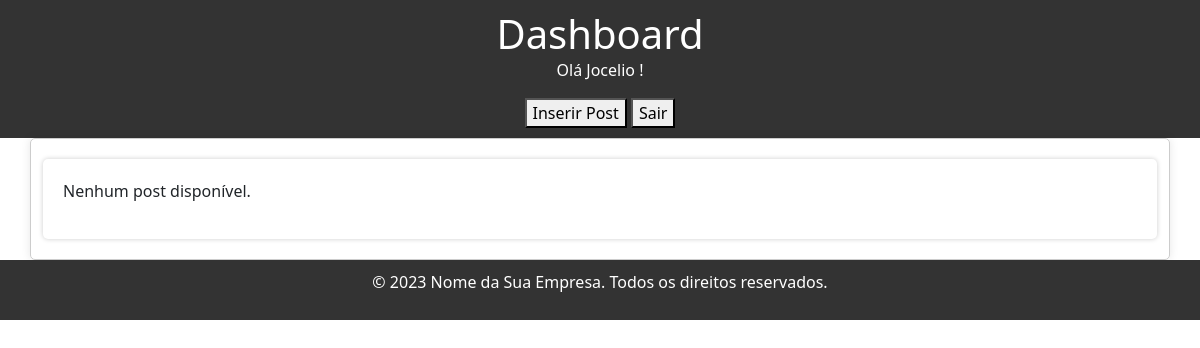
The page /dashboard.php (signed in) on the database as committed earlier.
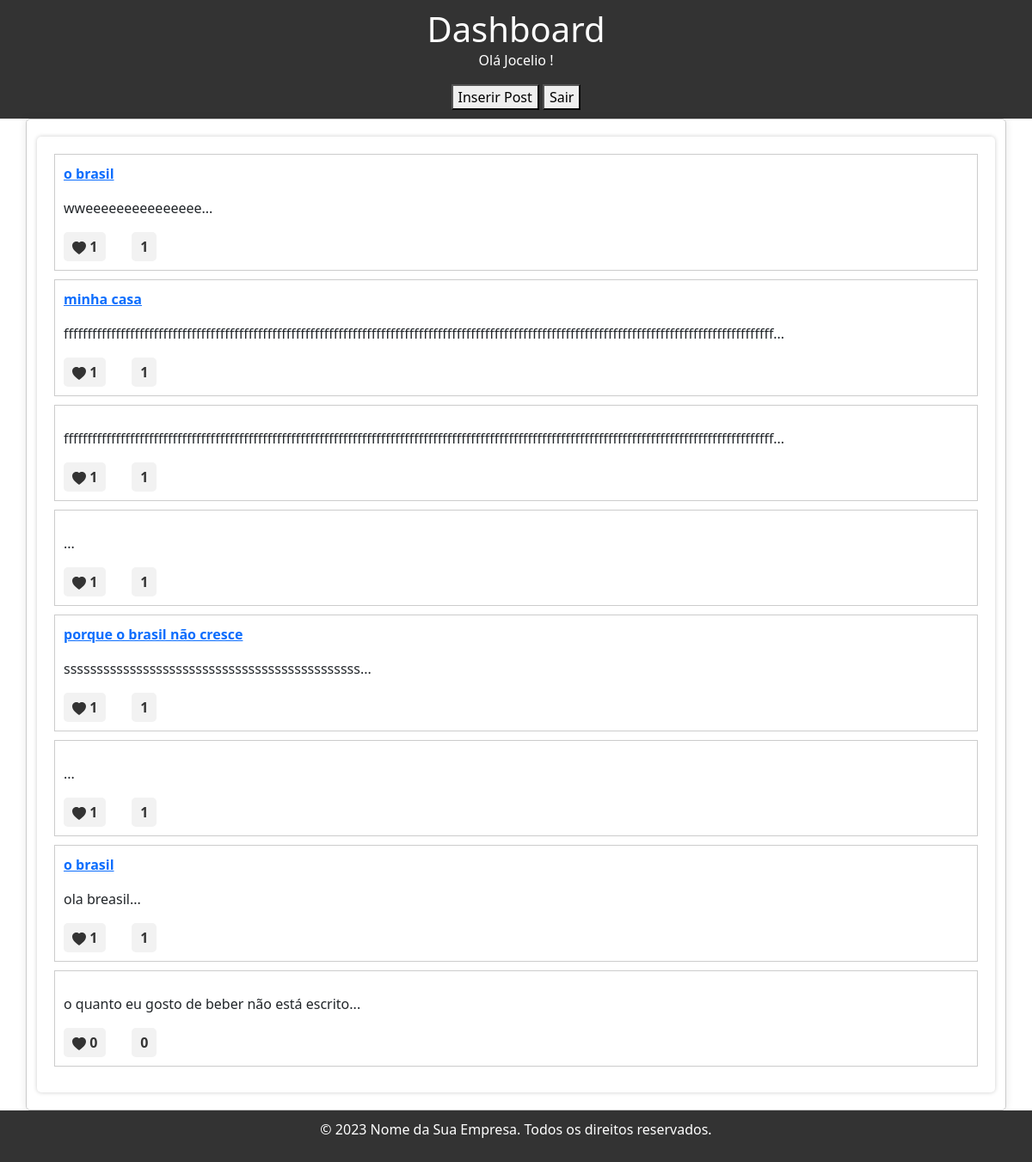
The same page on the database as committed later.
### tables this page shows
CREATE TABLE `posts` (
  `post_id` int(11) NOT NULL,
  `user_id` int(11) NOT NULL,
  `post_content` longtext DEFAULT NULL,
  `likes` int(11) DEFAULT 0,
  `post_date` timestamp NOT NULL DEFAULT current_timestamp(),
  `title` varchar(255) NOT NULL
);

### like.php (called while the page is built, shortened)
<?php
require_once "db.php";
function getLikeCount($postId) {
    global $conn;
    $sql = "SELECT COUNT(*) AS like_count FROM likes WHERE post_id = $postId";
    $result = $conn->query($sql);
    if ($result && $result->num_rows > 0) {
        $row = $result->fetch_assoc();
        return $row['like_count'];
    } else {
        return 0;
    }
}
?>

### dashboard.php (the view, shortened to what this page needs)
<!DOCTYPE html>
<html>
<head>
    <link rel="stylesheet" type="text/css" href="css/style.css">
    <link rel="stylesheet" href="https://stackpath.bootstrapcdn.com/bootstrap/4.5.2/css/bootstrap.min.css">
    <link rel="stylesheet" href="https://cdnjs.cloudflare.com/ajax/libs/toastr.js/latest/toastr.min.css">
    <link rel="stylesheet" href="https://cdn.jsdelivr.net/npm/bootstrap-icons@1.16.0/font/bootstrap-icons.css">
    <link href="https://cdn.jsdelivr.net/npm/bootstrap@5.3.2/dist/css/bootstrap.min.css" rel="stylesheet">
</head>
<body>
    <header>
         <?php
require_once "like.php";
        if (isset($_SESSION['username'])) {
             $user =  $_SESSION['username'];
        } else {
            header("Location: login.php");
            exit();
        }
        ?>
        <h1>Dashboard</h1>
        <p>Olá <?php echo" $user !" ?></p>
            <button id="inserir-post-btn">Inserir Post</button>
            <a href="logout.php"><button id="inserir-post-btn">Sair</button></a>
    </header>
    <main>
        <div class="container">
            <section class="posts">
                <section>
                <?php
                require_once "db.php";
                $posts_per_page = 10;
                $page = isset($_GET['page']) ? $_GET['page'] : 1;
                $start = ($page - 1) * $posts_per_page;
                $sql = "SELECT posts.*, users.username AS author FROM posts INNER JOIN users ON posts.user_id = users.user_id ORDER BY post_id DESC LIMIT $start, $posts_per_page";
                $result = $conn->query($sql);
                $count_sql = "SELECT COUNT(*) as total FROM posts";
                $count_result = $conn->query($count_sql);
               if ($result->num_rows > 0) {
                while ($row = $result->fetch_assoc()) {
                    echo "<div class='post'>";
                    echo "<p><strong><a href='post_completo.php?post_id={$row['post_id']}'>{$row['title']}</a></strong></p>";
                     $excerpt = substr($row['post_content'], 0, 150);
                    echo "<p class='post-excerpt'>$excerpt...</p>";
                    echo "<div class='likeunlike'>";
                   echo '<span id="like-count">';
echo '<svg xmlns="http://www.w3.org/2000/svg" width="16" height="16" fill="currentColor" class="bi bi-heart-fill" viewBox="0 0 16 16">';
echo '<path fill-rule="evenodd" d="M8 1.314C12.438-3.248 23.534 4.735 8 15-7.534 4.736 3.562-3.248 8 1.314z"/>';
echo '</svg>';
echo '&nbsp;'. getLikeCount($row['post_id']);
echo '</span>';
                     echo "<span id='unlike-count'>" . getLikeCount($row['post_id']) . "</span>";
                    echo "</div>";
                    echo "</div>";
                }
}           else {
    echo "<p>Nenhum post disponível.</p>";
}
                ?>
            </section>
        </div>
    </main>
</body>
<?php include 'includes/footer.php'; ?>
</html>

Rows that differ between the two databases and show on the page:
added posts: title "o brasil", post_content "wweeeeeeeeeeeeeee", post_id "1"
added posts: title "minha casa", post_content "ffffffffffffffffffffffffffffffffffffffffffffffffffffffffffffffffffffffffffffffffffffffffffffffffffffffffffffffffffffffffffffffffffffffffffffffffffffff", post_id "1"
added posts: post_content "ffffffffffffffffffffffffffffffffffffffffffffffffffffffffffffffffffffffffffffffffffffffffffffffffffffffffffffffffffffffffffffffffffffffffffffffffffffff", post_id "1"
added posts: post_id "1"
added posts: title "porque o brasil não cresce", post_content "sssssssssssssssssssssssssssssssssssssssssssss", post_id "1"
added posts: post_id "1"
added posts: title "o brasil", post_content "ola breasil", post_id "1"
added posts: post_content "o quanto eu gosto de beber não está escrito", post_id "0"
Other text that changed with them:
text no longer shown: "Nenhum post disponível."
